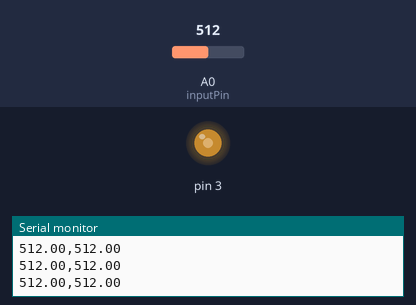
Bench run of a sketch on a simulated Arduino Uno, built with avr-gcc and run on an emulated ATmega328P. On the bench: output pins drawn as LEDs (lit = HIGH), the last lines printed to the serial monitor. Inputs (shaded band) come from the test bench; at power-on: A0 (inputPin) = 512.

Above: at 1.2 s.
1.3 s: A0 (inputPin) set to 11
At 2.1 s:
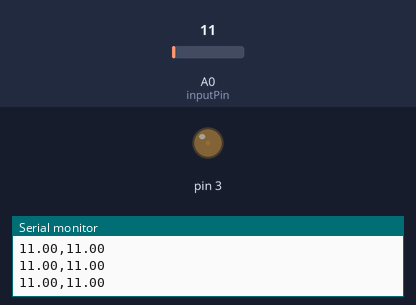
2.9 s: A0 (inputPin) set to 8
5.9 s: A0 (inputPin) set to 0
At 6.4 s:
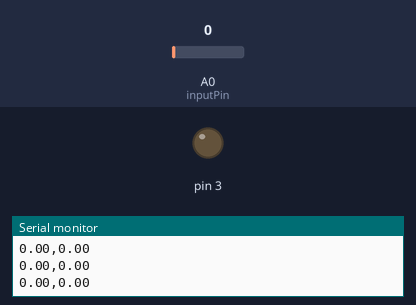
7.4 s: A0 (inputPin) set to 716
At 8.7 s:
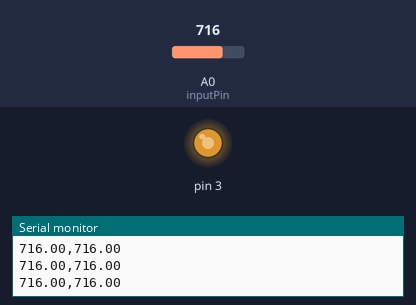
9.0 s: A0 (inputPin) set to 900
At 9.7 s:
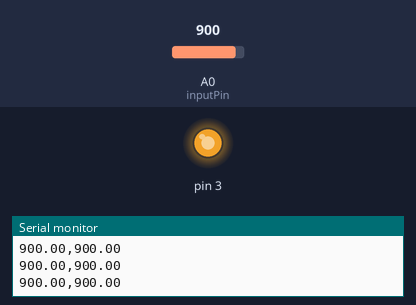
Timing chart, 0 to 11.6 s (numbered marks = the images above; inputs shaded):
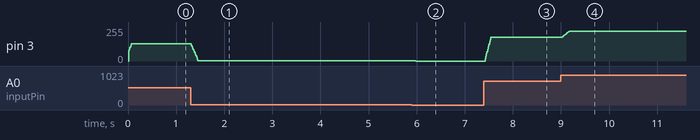

Measured:
- after the input at 1.3 s, pin 3: moves from 128/255 to 2/255 over 0.14 s, starting at once
- after the input at 5.9 s, pin 3: 2/255 → 0/255 at once
- after the input at 7.4 s, pin 3: moves from 0/255 to 179/255 over 0.12 s, starting at once
- after the input at 9.0 s, pin 3: moves from 179/255 to 225/255 over 0.14 s, starting at once

The sketch:

Moving_Average_Filter.ino
```cpp
const int window = 10;
const int inputPin = A0;
double readings[window];
int currInd = 0;
double sum = 0;
double average = 0;

void setup()
{
  pinMode(3,OUTPUT);
  pinMode(inputPin,INPUT);
  for (int i = 0; i < window; ++i)
  {
    readings[i] = 0;
  }
  Serial.begin(9600);
}

void loop()
{
  sum -= readings[currInd];
  readings[currInd] = analogRead(inputPin);
  sum  = sum + readings[currInd];
  currInd = (currInd + 1)%window;
  average = sum / window;
  //Serial.println("input,output");
  Serial.print(readings[currInd]);
  Serial.print(",");
  Serial.println(average);
  //Serial.print("\n");
  analogWrite(3,average*0.25);
}
```
